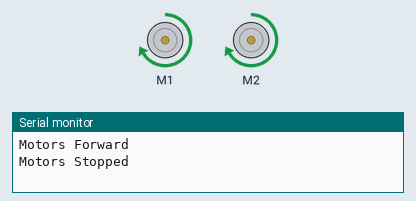
Simulated run of this sketch. Board: Arduino Uno, built with avr-gcc and run on an emulated ATmega328P. Shown: 2 × DC motor (green arrow = forward, orange = backward, longer = faster), the last lines printed to the serial monitor.

Above: at 1.0 s.
At 3.0 s:
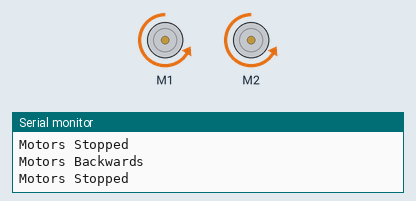
Timing chart, 0 to 5.2 s (numbered marks = the images above):
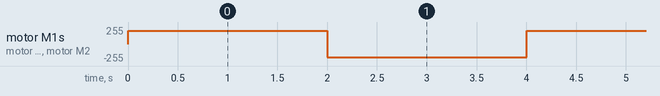

Measured:
- by itself, motor M1, motor M2: alternates forward 200/255 for 2.0 s and backward 200/255 for 2.0 s

The sketch:

lesson-3-dc-motors.ino
```cpp
/*
  Opporating DC Motors
  Turns a DC motor on in the forward directions then backwards.

  Requires the Adafruits AFMotor.h library be included
  Download it from here: https://learn.adafruit.com/adafruit-motor-shield/using-dc-motors
*/
#include <AFMotor.h>


/*
  Creating a constant variable and using it throughout your application allows you to
  update the variable once and the change is reflected everywhere it's used. In general
  defining variables that you may need to adjust on the fly is concidered best practice.

  In this case MOTOR_SPEED can accept any value beteen 0 and 255. In this lesson we will define
  just one speed, however in practice we way want different speeds for different actions, and
  defining them at the top of the application makes it easy to adjust speeds for different configurations.
*/
int MOTOR_SPEED = 200;  // 255 is max speed


/*
  Create an object for each motor.
  Below we will create 2 motors motor objects. one the the left motor and one for the right motor.
  Since our bots may need to drive both wheels seperatly we created two different objects. Using
  this method allows you to spin one wheel forward wand the second wheel backwards.
*/
AF_DCMotor MOTOR_LEFT(1, MOTOR12_64KHZ);
AF_DCMotor MOTOR_RIGHT(2, MOTOR12_64KHZ);


/*
  The setup function runs once when you press reset or power the board. The "void" keyword
  indicates that the function is not expected to return any information to the larger program.

   In this lesson we will setup the serial monitor so we can output debugging information, and
   we will initialize our motor objects with our base speed. MOTOR_SPEED is a variable set to 200
   so it would be equivelent to writing MOTOR_LEFT.setSpeed(200)
*/
void setup() {
  Serial.begin(9600);
  MOTOR_LEFT.setSpeed(MOTOR_SPEED);
  MOTOR_RIGHT.setSpeed(MOTOR_SPEED);
}


/*
  The loop function runs over and over again forever. This is the main loop for your application.
*/
void loop() {
  forward();    // This is the forwards function
  delay(2000);  // Drive forward for 2 seconds

  backward();   // This is the backwards function
  delay(2000);  // Drive backwards for 2 seconds
}


/*
  This function is outside the main loop, but it could have just as well been written
  in the main loop above. Breaking a larger application into smaller functions can
  help improve readability and the maintainability of your code. In this lesson we
  created three functions for driving forwards, backwards, and stoppping the motors.
  Note how both the forward and backward functions call the stop() function. Functions
  can call other functions allowing you to create reusable and modular code.
*/
void forward() {
  Serial.println("Motors Forward");
  stop();   // Be friendly to the motor: stop it before changing direction.
  MOTOR_LEFT.run(FORWARD);
  MOTOR_RIGHT.run(FORWARD);
}

void backward() {
  Serial.println("Motors Backwards");
  stop();   // Be friendly to the motor: stop them before changing directions.
  MOTOR_LEFT.run(BACKWARD);
  MOTOR_RIGHT.run(BACKWARD);
}

void stop() {
  Serial.println("Motors Stopped");
  MOTOR_LEFT.run(RELEASE);
  MOTOR_RIGHT.run(RELEASE);
}
```
